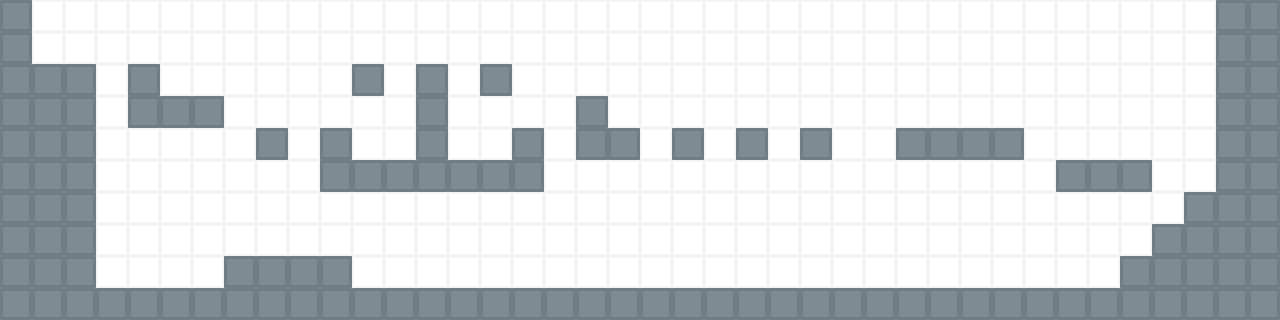

The image is a tile-based game level rendered from a .tmx file. Its description and source (layers, tilesets, objects; grid data summarised) follow:
An orthogonal 40x10 tile map with 32x32 px tiles, 2 tile layers (background, collision).

<map version="1.0" orientation="orthogonal" renderorder="right-down" width="40" height="10" tilewidth="32" tileheight="32">
 <tileset firstgid="1" name="tiles" tilewidth="32" tileheight="32">
  <image source="../images/tiles.png" trans="aaffff" width="96" height="32" />
 </tileset>
 <layer name="background" width="40" height="10">
  <data>[400 cells, 400 non-empty, 1 distinct tile ids]</data>
 </layer>
 <layer name="collision" width="40" height="10">
  <data>[400 cells, 123 non-empty, 1 distinct tile ids]</data>
 </layer>
</map>
